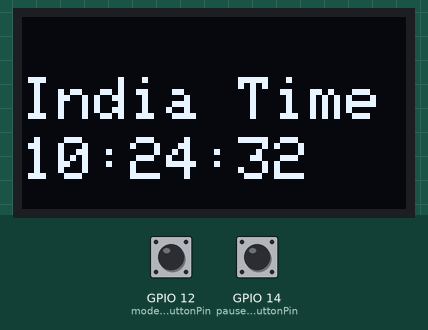
The sketch below on a simulated ESP32. Shown: 128×64 one-colour display. Inputs (shaded band) come from the test bench; at power-on: GPIO 12 (modeChangeButtonPin) HIGH, GPIO 14 (pauseResetButtonPin) HIGH. The local clock reads 2024-03-15 10:24:30 at power-on unless the sketch sets it.

Above: at 2.1 s.
At 3.2 s:
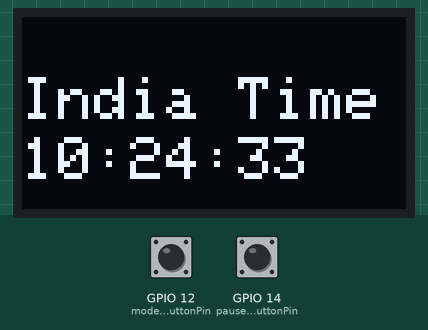
3.3 s: GPIO 12 (modeChangeButtonPin) pulled LOW for 0.15 s
At 4.4 s:
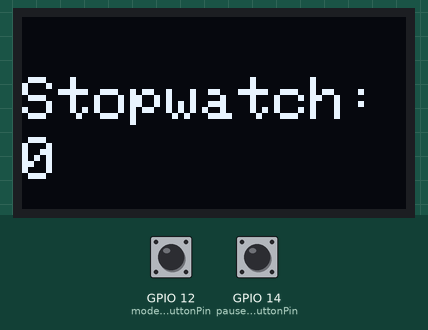
6.4 s: GPIO 12 (modeChangeButtonPin) pulled LOW for 1 s
At 8.8 s:
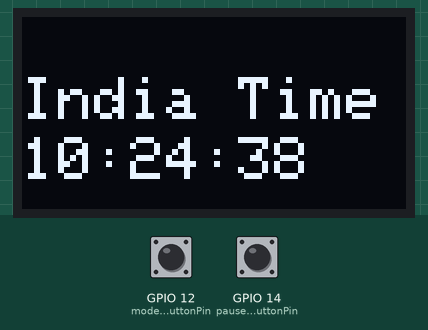
Timing chart, 0 to 10.3 s (numbered marks = the images above; inputs shaded):
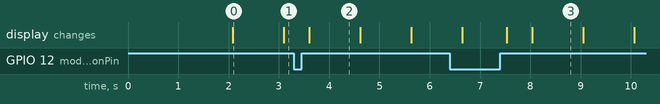

Measured:
- after the input at 3.3 s, the display: changes after 0.30 s (image 2)
- after the input at 6.4 s, the display: first differs from a run without the input after 1.1 s (image 3 shows a later state)
- what the display in image 0 shows lasts 1.0 s, from 2.1 s to 3.1 s

The sketch:

ESP32_OLED_DigitalWatch.ino
```cpp
#include <Wire.h>
#include <Adafruit_GFX.h>
#include <Adafruit_SSD1306.h>
#include <RTClib.h>
#include <EasyButton.h>

#define SCREEN_WIDTH 128
#define SCREEN_HEIGHT 64
#define OLED_RESET    -1
#define SSD1306_I2C_ADDRESS 0x3C  // User-defined constant for I2C address

RTC_DS1307 rtc;
Adafruit_SSD1306 display(SCREEN_WIDTH, SCREEN_HEIGHT, &Wire, OLED_RESET);

const int modeChangeButtonPin = 12;  // Pin for mode change button
const int pauseResetButtonPin = 14;  // Pin for pause/reset button

EasyButton modeChangeButton(modeChangeButtonPin);
EasyButton pauseResetButton(pauseResetButtonPin);

bool stopwatchMode = false;
bool isPaused = false;
unsigned long startTime = 0;
unsigned long elapsedTime = 0;

void setup() {
  Serial.begin(115200);

  pinMode(modeChangeButtonPin, INPUT_PULLUP); // Enable internal pull-up resistor
  pinMode(pauseResetButtonPin, INPUT_PULLUP); // Enable internal pull-up resistor

  if (!rtc.begin()) {
    Serial.println("Couldn't find RTC");
    while (1);
  }

  if (!rtc.isrunning()) {
    Serial.println("RTC is NOT running, let's set the time!");
    rtc.adjust(DateTime(F(__DATE__), F(__TIME__)));
  }

  if (!display.begin(SSD1306_SWITCHCAPVCC, SSD1306_I2C_ADDRESS)) {
    Serial.println(F("SSD1306 allocation failed"));
    for (;;);
  }

  display.setTextSize(2);
  display.setTextColor(SSD1306_WHITE);

  // Clear the display before setting up "ESD Project"
  display.clearDisplay();

  // Set cursor position and display "ESD Project"
  display.setCursor(0, 20);
  display.print("ES Project");
  display.setTextSize(1);
  display.setCursor(40, 40);
  display.print("by Atharva");
  display.display();
  delay(2000);

  display.clearDisplay();

  // Configure buttons
  modeChangeButton.begin();
  modeChangeButton.onPressed(switchModes);

  pauseResetButton.begin();
  pauseResetButton.onPressed(pauseReset);
  pauseResetButton.onPressedFor(1000, resetStopwatch);
}

void loop() {
  DateTime now = rtc.now();
  unsigned long currentTime = millis();

  modeChangeButton.read();
  pauseResetButton.read();

  if (stopwatchMode && !isPaused) {
    elapsedTime = currentTime - startTime;
  }

  display.setTextSize(2);
  display.setTextColor(SSD1306_WHITE);
  display.setCursor(0, 20);

  if (stopwatchMode) {
    display.print("Stopwatch:");
    display.setTextSize(2);
    display.setCursor(0, 40);
    display.print(elapsedTime / 1000);  // Display elapsed time in seconds
  } else {
    // Display regular time
    display.print("India Time:");
    display.setTextSize(2);
    display.setCursor(0, 40);
    display.print(now.hour(), DEC);
    display.print(':');
    display.print(now.minute(), DEC);
    display.print(':');
    display.print(now.second(), DEC);
  }

  display.display();
  delay(100);
  display.clearDisplay();
}

void switchModes() {
  stopwatchMode = !stopwatchMode;
  startTime = millis();
  isPaused = false;
  elapsedTime = 0;
}

void pauseReset() {
  if (stopwatchMode) {
    isPaused = !isPaused;
    if (!isPaused) {
      startTime = millis() - elapsedTime; // Adjust start time for the paused duration
    }
  }
}

void resetStopwatch() {
  if (stopwatchMode) {
    elapsedTime = 0;
    startTime = millis(); // Reset start time to current time
    isPaused = true;
  }
}
```
